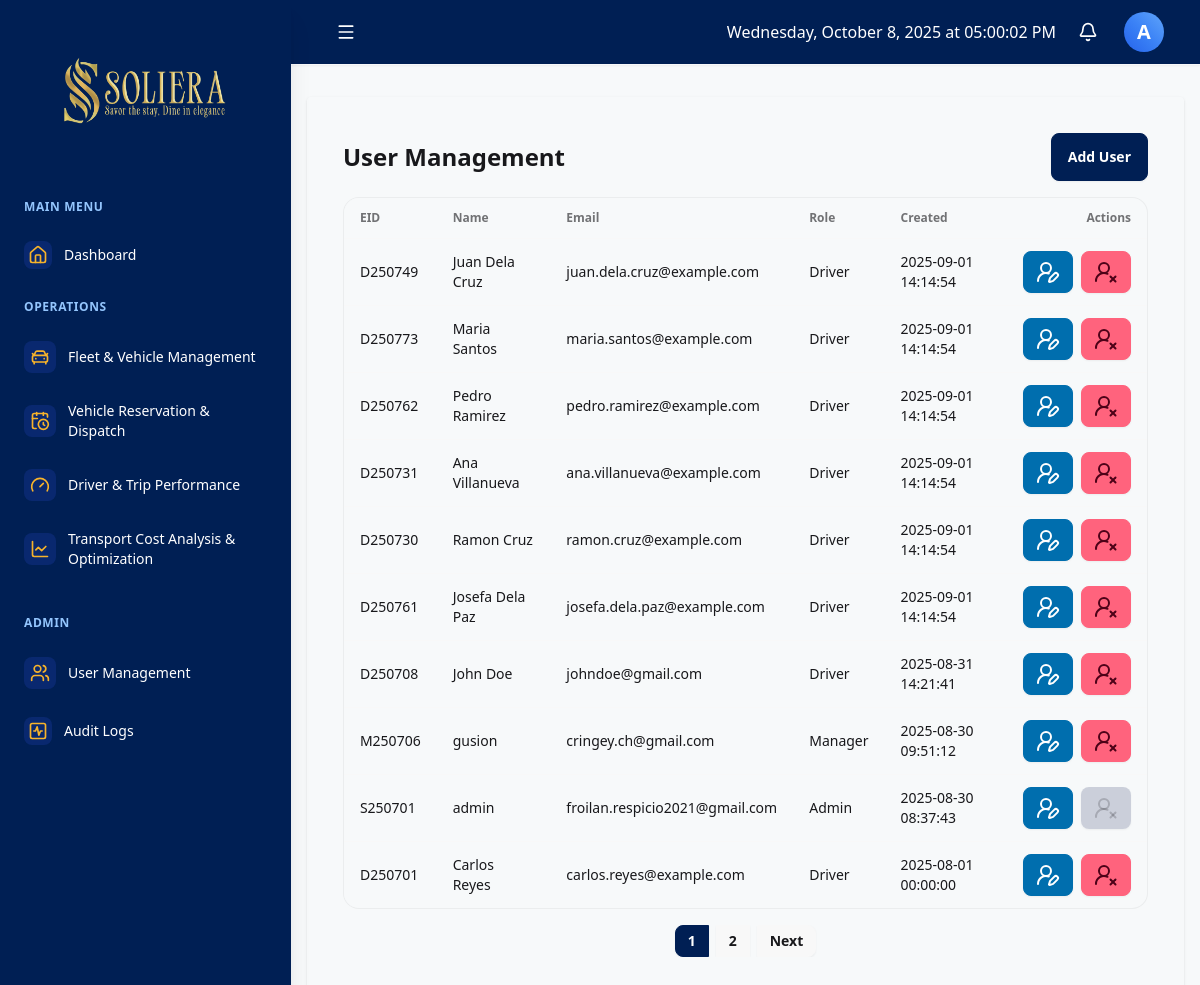
The page /dashboard.php?module=user_management (signed in) on the database as committed earlier.
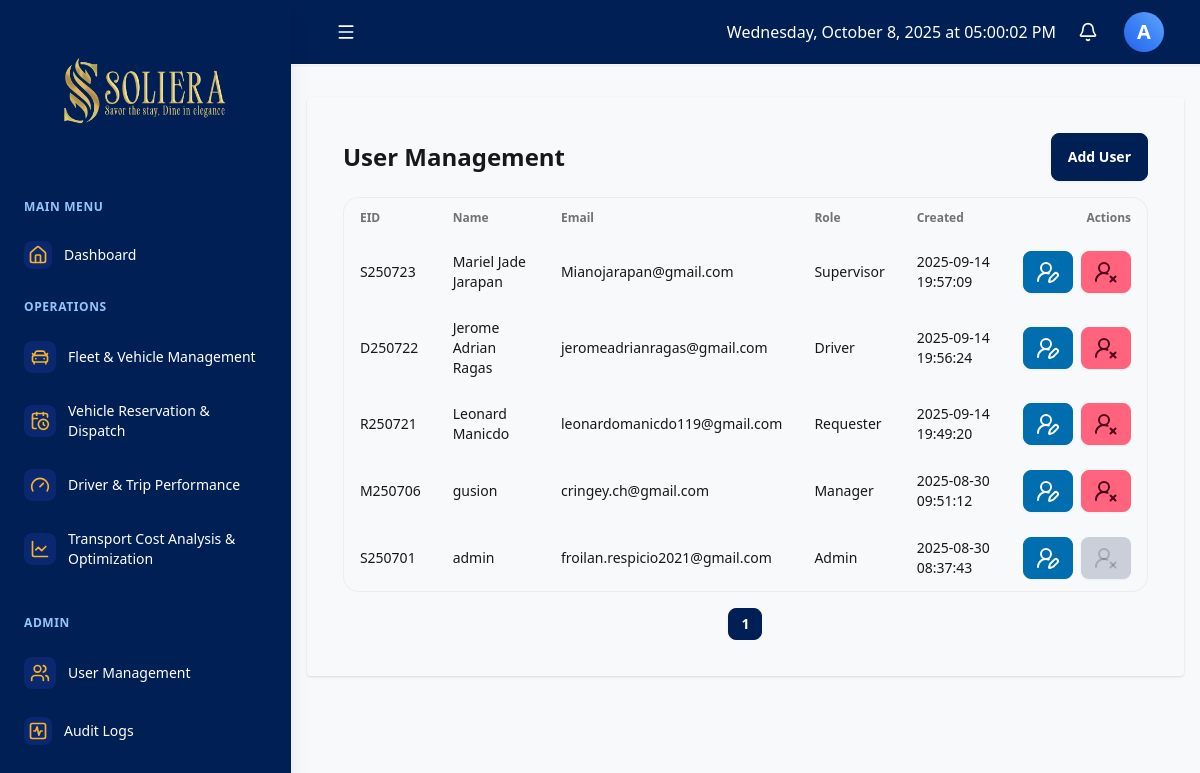
The same page on the database as committed later.
### tables this page shows
CREATE TABLE `users` (
  `id` int(11) NOT NULL,
  `eid` varchar(100) NOT NULL,
  `full_name` varchar(255) NOT NULL,
  `email` varchar(150) NOT NULL,
  `password` varchar(255) NOT NULL,
  `role` enum('admin','requester','driver','staff','manager','supervisor') NOT NULL DEFAULT 'staff',
  `created_at` timestamp NOT NULL DEFAULT current_timestamp()
);

### modules/user_management.php (the view, shortened to what this page needs)
<?php
require_once __DIR__ . '/../includes/db.php';
function user_management_logic($baseURL)
{
    global $conn;
    $limit = 10;
    $page = isset($_GET['page']) ? max(1, intval($_GET['page'])) : 1;
    $offset = ($page - 1) * $limit;
    $stmt = $conn->prepare("
        SELECT
            u.id,
            u.eid,
            u.full_name,
            u.email,
            u.role,
            u.created_at,
            d.license_number
        FROM users u
        LEFT JOIN drivers d ON u.eid = d.eid
        ORDER BY u.created_at DESC
        LIMIT ? OFFSET ?
    ");
    $stmt->bind_param("ii", $limit, $offset);
    $stmt->execute();
    $result = $stmt->get_result();
}
function user_management_view($baseURL)
{
    $users   = $GLOBALS['um_users'] ?? [];
    $page    = $GLOBALS['um_page'] ?? 1;
    $total_pages = $GLOBALS['um_total_pages'] ?? 1;
?>
    <div class="overflow-x-auto w-auto">
        <div class="flex flex-col md:flex-row items-start md:items-center justify-between mb-4 gap-2">
            <h2 class="text-xl md:text-2xl font-bold">User Management</h2>
            <button onclick="addUserModal.showModal()" class="btn btn-primary">Add User</button>
        </div>
        <div class="overflow-x-auto rounded-box border border-base-content/5 bg-base-100">
            <table class="table w-full">
                <thead>
                    <tr>
                        <th class="sticky left-0 bg-base-100 z-10">EID</th>
                        <th>Name</th>
                        <th>Email</th>
                        <th>Role</th>
                        <th>Created</th>
                        <th class="text-right">Actions</th>
                    </tr>
                </thead>
                <tbody>
                    <?php foreach ($users as $u): ?>
                        <tr>
                            <td class="sticky left-0 bg-base-100 z-10"><?= htmlspecialchars($u['eid']) ?></td>
                            <td><?= htmlspecialchars($u['full_name']) ?></td>
                            <td><?= htmlspecialchars($u['email']) ?></td>
                            <td><?= htmlspecialchars(ucfirst($u['role'])) ?></td>
                            <td><?= htmlspecialchars($u['created_at']) ?></td>
                            <td class="text-right">
                                <div class="flex flex-wrap md:flex-nowrap items-center justify-end gap-2">
                                    <button class="btn btn-info btn-sm py-5 flex content-center"
                                        onclick="openEditModal(<?= htmlspecialchars(json_encode([
                                                                    'id' => $u['id'],
                                                                    'full_name' => $u['full_name'],
                                                                    'license_number' => $u['license_number'] ?? '',
                                                                    'email' => $u['email'],
                                                                    'role' => $u['role']
                                                                ]), ENT_QUOTES, 'UTF-8') ?>)">
                                        <i data-lucide="user-round-pen"></i>
                                    </button>
                                    <?php if ((int)$u['id'] !== (int)($_SESSION['user_id'] ?? 0)): ?>
                                        <button class="btn btn-error btn-sm py-5 flex content-center"
                                            onclick="openDeleteModal(<?= htmlspecialchars(json_encode([
                                                                            'id' => $u['id'],
                                                                            'full_name' => $u['full_name']
                                                                        ]), ENT_QUOTES, 'UTF-8') ?>)">
                                            <i data-lucide="user-round-x"></i>
                                        </button>
                                    <?php else: ?>
                                        <button class="btn btn-error btn-sm py-5 flex content-center btn-disabled" disabled>
                                            <i data-lucide="user-round-x"></i>
                                        </button>
                                    <?php endif; ?>
                                </div>
                            </td>
                        </tr>
                    <?php endforeach; ?>
                </tbody>
            </table>
        </div>
        <div class="flex justify-center mt-4 gap-2 join">
            <?php for ($i = 1; $i <= $total_pages; $i++): ?>
                <a href="<?= $baseURL ?>&page=<?= $i ?>"
                    class="join-item btn btn-sm <?= $i == $page ? 'btn-primary' : '' ?>">
                    <?= $i ?>
                </a>
            <?php endfor; ?>
            <?php if ($page < $total_pages): ?>
                <a href="<?= $baseURL ?>&page=<?= $page + 1 ?>" class="join-item btn btn-sm">Next</a>
            <?php endif; ?>
        </div>
    </div>
    </div>
    </div>
<?php
}

### dashboard.php (shortened to what this page needs)
<?php
$full_name = $_SESSION['full_name'];
$role = $_SESSION['role'];
$module = $_GET['module'] ?? 'dashboard';
$baseURL = 'dashboard.php?module=' . $module;
$moduleFile = __DIR__ . "/modules/{$module}.php";
if ($module === 'dashboard') {
  if (in_array($role, ['admin', 'manager', 'supervisor', 'fleet_manager'])) {
    $dashboard_include = __DIR__ . '/includes/dashboard_admin.php';
  } else {
    $dashboard_include = __DIR__ . '/includes/dashboard_user.php';
  }
} else if (file_exists($moduleFile)) {
  if (function_exists("{$module}_logic")) {
    call_user_func("{$module}_logic", $baseURL);
  }
}
?>
<!DOCTYPE html>
<html lang="en">
<head>
  <link href="https://cdn.jsdelivr.net/npm/daisyui@4.0.0/dist/full.css" rel="stylesheet" type="text/css" />
  <link rel="stylesheet" href="https://cdnjs.cloudflare.com/ajax/libs/font-awesome/6.4.0/css/all.min.css" />
  <link rel="stylesheet" href="./css/style.css" />
</head>
<body class="min-h-screen flex flex-row">
  <?php include 'includes/sidebar.php'; ?>
  <div class="flex flex-col w-full">
    <?php include 'includes/navbar.php'; ?>
    <div class="p-4">
      <div class="card mt-4 p-4 shadow rounded">
        <main class="card-body flex-1 p-5">
          <?php
          if ($module === 'dashboard') {
            include $dashboard_include;
          } else if ($module === 'audit_log' && function_exists('audit_log_view')) {
            audit_log_view();
          } else if (function_exists("{$module}_view")) {
            call_user_func("{$module}_view", $baseURL);
          }
          ?>
      </div>
  <script src="https://cdn.tailwindcss.com"></script>
</body>
</html>

### includes/sidebar.php (shortened to what this page needs)
<div class="bg-[#001f54] pt-5 pb-4 flex flex-col fixed md:relative transition-all duration-300 ease-in-out
shadow-xl transform -translate-x-full md:transform-none md:translate-x-0 z-40 h-screen md:h-auto" id="sidebar">
  <div class="flex flex-col items-center justify-between flex-shrink-0 px-4 mb-6 text-center">
    <h1 class="text-xl font-bold text-white items-center gap-2 px-1 justify-center flex">
      <img id="sidebar-logo" class="hidden" src="images/logo/logofinal.png" alt="">
    </h1>
  </div>
  <div class="flex-1 flex flex-col overflow-y-auto overscroll-contain">
    <nav class="flex-1 px-2 space-y-1">
      <div class="px-4 py-2">
        <span class="text-xs font-semibold uppercase tracking-wider text-blue-300 sidebar-text">Main Menu</span>
      </div>
      <a href="dashboard.php" class="block">
        <div class=" flex items-center px-4 py-3 text-sm font-medium rounded-lg transition-all hover:bg-blue-600/50 text-white group">
          <div class="p-1 rounded-lg bg-blue-800/30 group-hover:bg-blue-700/50 transition-colors">
            <i data-lucide="home" class="w-5 h-5 text-[#F7B32B] group-hover:text-white"></i>
          </div>
          <span class="ml-3 sidebar-text">Dashboard</span>
        </div>
      </a>
      <div class="px-4 py-2 mt-4">
        <span class="text-xs font-semibold uppercase tracking-wider text-blue-300 sidebar-text">Operations</span>
      </div>
      <a href="./dashboard.php?module=fvm" class="block">
        <div class="flex items-center px-4 py-3 text-sm font-medium rounded-lg transition-all hover:bg-blue-600/50 text-white group">
          <div class="p-1.5 rounded-lg bg-blue-800/30 group-hover:bg-blue-700/50 transition-colors">
            <i data-lucide="car-front" class="w-5 h-5 text-[#F7B32B] group-hover:text-white"></i>
          </div>
          <span class="ml-3 sidebar-text">Fleet & Vehicle Management</span>
        </div>
      </a>
      <a href="./dashboard.php?module=vrds" class="block">
        <div class="flex items-center px-4 py-3 text-sm font-medium rounded-lg transition-all hover:bg-blue-600/50 text-white group">
          <div class="p-1.5 rounded-lg bg-blue-800/30 group-hover:bg-blue-700/50 transition-colors">
            <i data-lucide="calendar-clock" class="w-5 h-5 text-[#F7B32B] group-hover:text-white"></i>
          </div>
          <span class="ml-3 sidebar-text">Vehicle Reservation & Dispatch</span>
        </div>
      </a>
      <a href="./dashboard.php?module=driver_trip" class="block">
        <div class="flex items-center px-4 py-3 text-sm font-medium rounded-lg transition-all hover:bg-blue-600/50 text-white group">
          <div class="p-1.5 rounded-lg bg-blue-800/30 group-hover:bg-blue-700/50 transition-colors">
            <i data-lucide="gauge" class="w-5 h-5 text-[#F7B32B] group-hover:text-white"></i>
          </div>
          <span class="ml-3 sidebar-text">Driver & Trip Performance</span>
        </div>
      </a>
      <a href="./dashboard.php?module=tcao" class="block">
        <div class="flex items-center px-4 py-3 text-sm font-medium rounded-lg transition-all hover:bg-blue-600/50 text-white group">
          <div class="p-1.5 rounded-lg bg-blue-800/30 group-hover:bg-blue-700/50 transition-colors">
            <i data-lucide="chart-line" class="w-5 h-5 text-[#F7B32B] group-hover:text-white"></i>
          </div>
          <span class="ml-3 sidebar-text">Transport Cost Analysis & Optimization</span>
        </div>
      </a>
      <?php
      if ($_SESSION['role'] === 'admin') {
        echo '
        <a href="./dashboard.php?module=user_management" class="block">
          <div class="flex items"> </div>
      <div class="px-4 py-2 mt-4">
        <span class="text-xs font-semibold uppercase tracking-wider text-blue-300 sidebar-text">Admin</span>
      </div>
      <a href="./dashboard.php?module=user_management" class="block">
        <div class="flex items-center px-4 py-3 text-sm font-medium rounded-lg transition-all hover:bg-blue-600/50 text-white group">
          <div class="p-1.5 rounded-lg bg-blue-800/30 group-hover:bg-blue-700/50 transition-colors">
            <i data-lucide="users" class="w-5 h-5 text-[#F7B32B] group-hover:text-white"></i>
          </div>
          <span class="ml-3 sidebar-text">User Management</span>
        </div>
      </a>
  <a href="./dashboard.php?module=audit_log" class="block">
        <div class="flex items-center px-4 py-3 text-sm font-medium rounded-lg transition-all hover:bg-blue-600/50 text-white group">
          <div class="p-1 rounded-lg bg-blue-800/30 group-hover:bg-blue-700/50 transition-colors">
            <i data-lucide="square-activity" class="w-5 h-5 text-[#F7B32B] group-hover:text-white"></i>
          </div>
          <span class="ml-3 sidebar-text">Audit Logs</span>
        </div>
      </a>';
      }
      ?>
    </nav>
  </div>
</div>

### includes/navbar.php (shortened to what this page needs)
<header class="bg-[#001f54] shadow-sm z-10 border-b border-base-300 dark:border-gray-700 w-full">
  <div class="px-4 sm:px-6 lg:px-8">
    <div class="flex items-center justify-between h-16">
      <div class="flex items-center">
        <button onclick="toggleSidebar()" class="text-white btn btn-ghost btn-sm  transition-all hover:scale-105">
          <i data-lucide="menu" class="w-5 h-5"></i>
        </button>
      </div>
      <div class="flex items-center gap-4">
        <div class="animate-fadeIn">
          <span id="philippineTime" class="font-medium text-white max-sm:text-xs"></span>
        </div>
        <div class="dropdown dropdown-end">
          <button id="notification-button" tabindex="0" class="btn btn-ghost text-white btn-circle btn-sm relative">
            <i data-lucide="bell" class="w-5 h-5"></i>
          </button>
        </div>
        <div class="dropdown dropdown-end">
          <label tabindex="0" class="btn btn-ghost btn-circle">
            <div class="w-10 h-10 flex items-center justify-center rounded-full bg-gradient-to-tr from-blue-600 via-blue-500 to-blue-400 font-bold">
              <span class="text-center text-xl text-white"><?= strtoupper(substr($full_name, 0, 1)) ?></span>
            </div>
          </label>
        </div>
      </div>
    </div>
  </div>
</header>

### css/style.css (style rules this page uses)
[data-theme="light"] { color-scheme: light; --b1: 98% 0.003 247.858; --b2: 98% 0 0; --b3: 98% 0.002 247.839; --bc: 21% 0.006 285.885; --p: 0.2577 0.1035 259.71; --pc: 100% 0 0; --s: 0.5002 0.118 184.704; --sc: 12% 0.042 264.695; --a: 0.8102 0.1577 78.92; --ac: 0.0694 0.0217 265.72; --n: 0.3064 0.0875 265.72; --nc: 98% 0.003 247.858; --in: 50% 0.16 232.661; --inc: 100% 0 0; --su: 76% 0.177 163.223; --suc: 37% 0.077 168.94; --wa: 87% 0.169 91.605; --wac: 41% 0.112 45.904; --er: 71% 0.194 13.428; --erc: 27% 0.105 12.094; }

Rows that differ between the two databases and show on the page:
removed users: eid "D250749", full_name "Juan Dela Cruz", email "juan.dela.cruz@example.com", role "Driver", created_at "2025-09-01 14:14:54"
removed users: eid "D250773", full_name "Maria Santos", email "maria.santos@example.com", role "Driver", created_at "2025-09-01 14:14:54"
removed users: eid "D250762", full_name "Pedro Ramirez", email "pedro.ramirez@example.com", role "Driver", created_at "2025-09-01 14:14:54"
removed users: eid "D250731", full_name "Ana Villanueva", email "ana.villanueva@example.com", role "Driver", created_at "2025-09-01 14:14:54"
removed users: eid "D250730", full_name "Ramon Cruz", email "ramon.cruz@example.com", role "Driver", created_at "2025-09-01 14:14:54"
removed users: eid "D250761", full_name "Josefa Dela Paz", email "josefa.dela.paz@example.com", role "Driver", created_at "2025-09-01 14:14:54"
removed users: eid "D250708", full_name "John Doe", email "johndoe@gmail.com", role "Driver", created_at "2025-08-31 14:21:41"
removed users: eid "D250701", full_name "Carlos Reyes", email "carlos.reyes@example.com", role "Driver", created_at "2025-08-01 00:00:00"
added users: eid "S250723", full_name "Mariel Jade Jarapan", email "Mianojarapan@gmail.com", role "Supervisor", created_at "2025-09-14 19:57:09"
added users: eid "D250722", full_name "Jerome Adrian Ragas", email "jeromeadrianragas@gmail.com", role "Driver", created_at "2025-09-14 19:56:24"
added users: eid "R250721", full_name "Leonard Manicdo", email "leonardomanicdo119@gmail.com", role "Requester", created_at "2025-09-14 19:49:20"
Other text that changed with them:
list line gone: "2"
text no longer shown: "Next"
